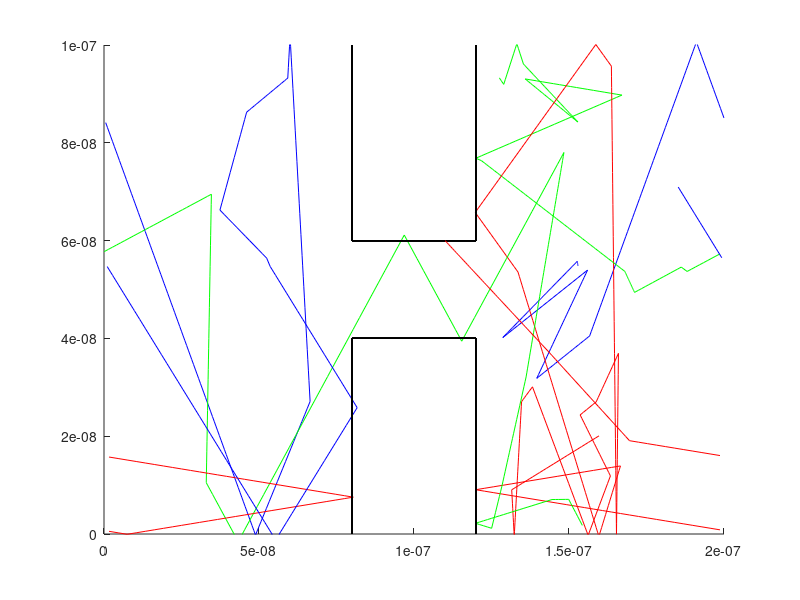
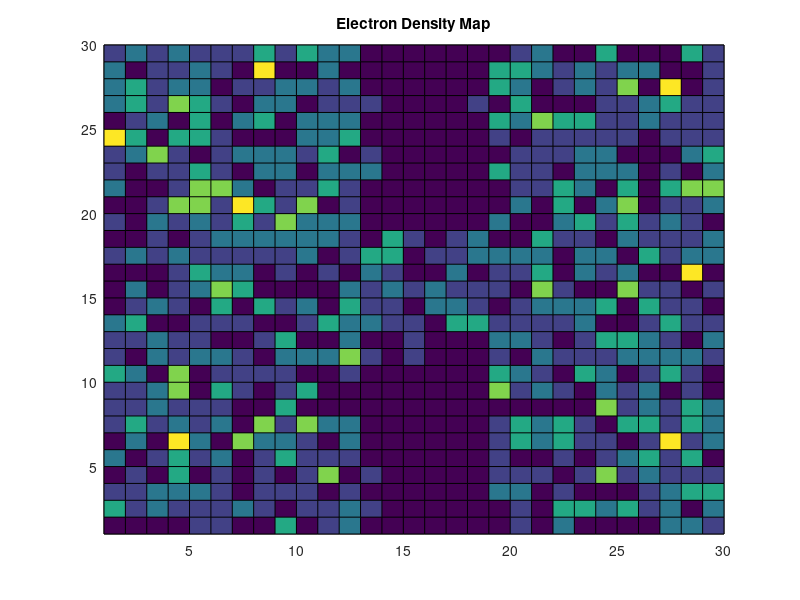

Here is the MATLAB script that generated these plots, in order: (Note: this script raises an error after producing the figures.)
%% Section 3 - Enhancements
% This section was fairly challenging, and certainly made sure I understood
% how to use logical indexing for the boundary conditions. The trajectory
% plot seems to work as intended, but the electron density map reveals that
% my boundary conditions are not perfect. Before the particle reflects off
% the boundary, it penetrates into the boxes just slightly, and it shows on
% the map. Other than this issue, the electron density map and temperature
% map are both looking proper.
%constants
clear
C.q_0 = 1.60217653e-19;
C.m_0 = 9.10938215e-31;
C.kb = 1.3806504e-23;
C.T = 300;
frameWidth = 200e-9;
frameHeight = 100e-9;
nAtoms = 1000;
bins = nAtoms / 10;
Vth = sqrt(2*C.kb*C.T /(0.26*C.m_0));
dt = frameHeight/Vth/100;
Tstop = 500*dt;
t = 0;
freepath = 0.2e-12;
Pscatter = 1 - exp(-dt/freepath);

%initializing vectors
Xnext = zeros(1,nAtoms);
Ynext = zeros(1,nAtoms);
VX = Vth * randn(1,nAtoms);
VY = Vth * randn(1,nAtoms);
V = sqrt(VY.*VY+VX.*VX);
X = frameWidth * rand(1, nAtoms);
Y = frameHeight * rand(1, nAtoms);
R = zeros(1, nAtoms);
Temperature = zeros(1, 100);
iteration = 1;

%defining box boundaries
boxleft = X>0.8e-7;
boxright = X<1.2e-7;
box1bottom = Y>0.6e-7;
box2top = Y<0.4e-7;
boxedin = (boxleft&boxright&box1bottom)|(boxleft&boxright&box2top);
%removing particles from the boxes
while sum(boxedin)>0
X(boxedin) = rand*frameWidth;
Y(boxedin) = rand*frameHeight;
boxleft = X>0.8e-7;
boxright = X<1.2e-7;
box1bottom = Y>0.6e-7;
box2top = Y<0.4e-7;
boxedin = (boxleft&boxright&box1bottom)|(boxleft&boxright&box2top);
end

while t < Tstop
    %determines which particles scatter and performs calculations on them
    %to determine mean free path and time between collisions
    R = rand(1,nAtoms);
    VX(R<Pscatter) = Vth*randn(1);
    VY(R<Pscatter) = Vth*randn(1);
    V = sqrt(VY.*VY+VX.*VX);
    Xnext = X + VX*dt;
    Ynext = Y + VY*dt;
    %set X boundary conditions
    right = Xnext>frameWidth;
    left = Xnext<0;
    Xnext(right) = Xnext(right)-frameWidth;
    Xnext(left) = Xnext(left) + frameWidth;
    %set Y boundary conditions
    top = Ynext > frameHeight;
    bottom = Ynext < 0;
    VY(top | bottom) = VY(top | bottom) * -1;
    %set boundary for sides of boxes
    box1sides = (Ynext>0.6e-7)&(Xnext>0.8e-7)&(Xnext<1.2e-7);
    box2sides = (Ynext<0.4e-7)&(Xnext>0.8e-7)&(Xnext<1.2e-7);
    VX(box1sides|box2sides) = VX(box1sides|box2sides) * -1;
    topbox = (Y<0.6e-7)&(Ynext>0.6e-7)&(Xnext>0.8e-7)&(Xnext<1.2e-7);
    bottombox = (Y>0.4e-7)&(Ynext<0.4e-7)&(Xnext>0.8e-7)&(Xnext<1.2e-7);
    VY(topbox|bottombox) = VY(topbox|bottombox) * -1;
    VX(topbox|bottombox) = VX(topbox|bottombox) * -1;
    
    %calculations for temperature
    Temperature(iteration) = 0.26*C.m_0*mean(V.^2)/4/C.kb;
    %setting up figure, drawing both boxes
    figure(6)
    xlim([0 frameWidth])
    ylim([0 frameHeight])
    hold on
    plot([0.8e-7 0.8e-7],[0 0.4e-7], 'black')
    plot([1.2e-7 1.2e-7],[0 0.4e-7], 'black')
    plot([0.8e-7 1.2e-7],[0.4e-7 0.4e-7], 'black')
    plot([0.8e-7 0.8e-7],[1e-7 0.6e-7], 'black')
    plot([1.2e-7 1.2e-7],[1e-7 0.6e-7], 'black')
    plot([0.8e-7 1.2e-7],[0.6e-7 0.6e-7], 'black')

    %plotting, but avoid plotting the full horizontal jump from right and
    %left boundaries
    if abs(Xnext(1) - X(1)) < 2*abs(VX(1))*dt
        figure(6)
        plot([Xnext(1) X(1)], [Ynext(1) Y(1)], 'blue')
    end
    if abs(Xnext(2) - X(2)) < 2*abs(VX(2))*dt
        figure(6)
        plot([Xnext(2) X(2)], [Ynext(2) Y(2)], 'red')
    end
    if abs(Xnext(3) - X(3)) < 2*abs(VX(3))*dt
        figure(6)
        plot([Xnext(3) X(3)], [Ynext(3) Y(3)], 'green')
    end
    %optional plotting for 2 more particles
    %if abs(Xnext(4) - X(4)) < 2*abs(VX(4))*dt
    %    figure(2)
    %    plot([Xnext(4) X(4)], [Ynext(4) Y(4)], 'cyan')
    %end
    %if abs(Xnext(5) - X(5)) < 2*abs(VX(5))*dt
    %    figure(2)
    %    plot([Xnext(5) X(5)], [Ynext(5) Y(5)], 'magenta')
   % end
    
    %updating positions, and advancing time a step forward so the while
    %loop works
    X = Xnext;
    Y = Ynext;
    t = t+dt;
    iteration = iteration + 1;
   % pause(0.0001);
end

%electron density map
figure(7)
EDM = hist3([X',Y'],[30,30]);
pcolor(EDM')
title('Electron Density Map')

%temperature map
xLim = linspace(0,frameWidth,100);
yLim = linspace(0,frameHeight,100);
xTempReg = discretize(X,xLim);
yTempReg = discretize(Y,yLim);
for q=1:1:100
    for w=1:1:100
        %Temperature contained in defined region
        tempReg = (q == xTempReg) & (w == yTempReg); 
        
        %Total velocities in region
        vxTot=sum(VX(tempReg));
        vyTot=sum(VY(tempReg));
        vTot = sqrt((vxTot)^2+(vyTot)^2);
        
        %Calculate Temperature
        tempMap(q,w) = C.m_0*0.26*(vTot)^2/(2*C.kb);
    end
end
figure(8)
surf(tempMap)
title('Temperature Map')
